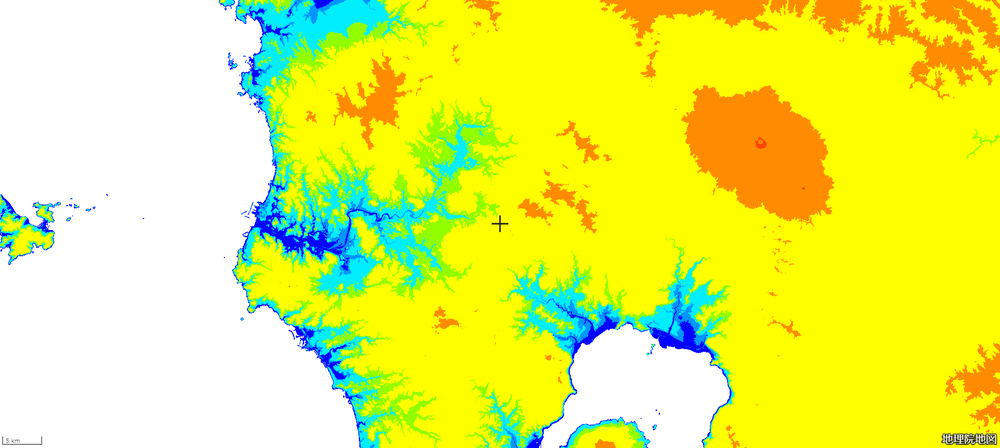
#> input picture 4color_map.png, 1000 x 448 px, shrunk from 1920 x 861 before the run
$ python 4color.py
#> lines starting #> are read from the running program, lines starting #| are printed output that depends on the picture; after the words box and inside, x2 and y2 are one past the last pixel; in counts of white or black regions, pixels touching at a corner belong together
import cv2
import numpy as np

# print("OpenCV version")
# print(cv2.__version__)

#画像読み込み関数
image=cv2.imread("4color_map.png")
#> image is the input picture: shape (448, 1000, 3); mean B, G, R 95.7, 241.7, 230.9

#画像表示関数
cv2.imshow("CarrotCake",image)
#cv2.waitKey(0)


# bgrでの色抽出
# # オレンジ色のBGR範囲を少し広げる
bgrLower = np.array([180, 100, 0])  # 抽出する色の下限（オレンジに近い下限）
bgrUpper = np.array([255, 180, 50])  # 抽出する色の上限（オレンジに近い上限）

img_mask = cv2.inRange(image, bgrLower, bgrUpper) # bgrからマスクを作成
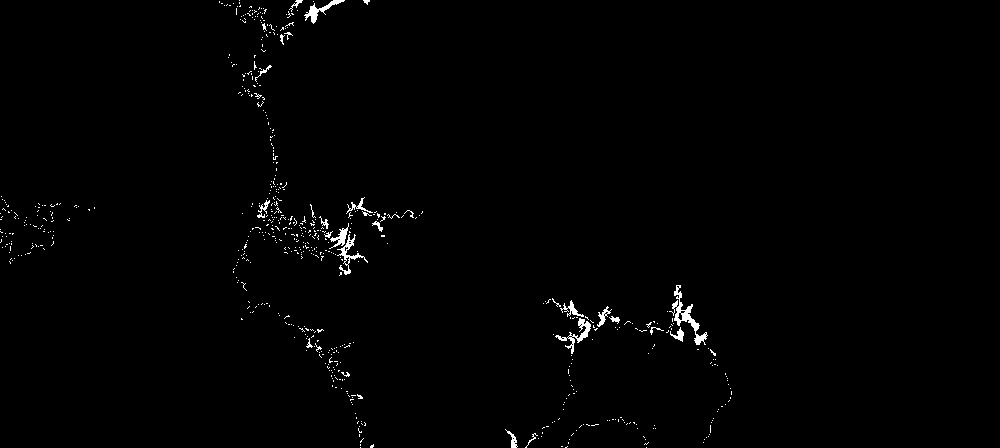
#> img_mask: shape (448, 1000); 0.9% white in thin lines or dots, all inside (x1, y1, x2, y2) = (0, 0, 732, 448)
extract = cv2.bitwise_and(image, image, mask=img_mask) # 元画像とマスクを合成
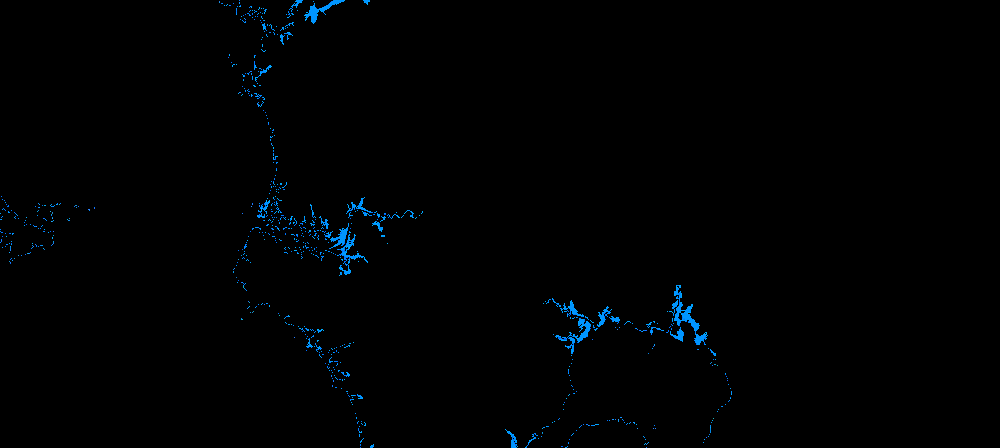
#> extract: shape (448, 1000, 3); mean B, G, R 2.3, 1.3, 0
cv2.imwrite('extract.png',extract)
#cv2.imshow('extract.png',extract)
cv2.imshow('extract.png',img_mask)
cv2.waitKey(0)
